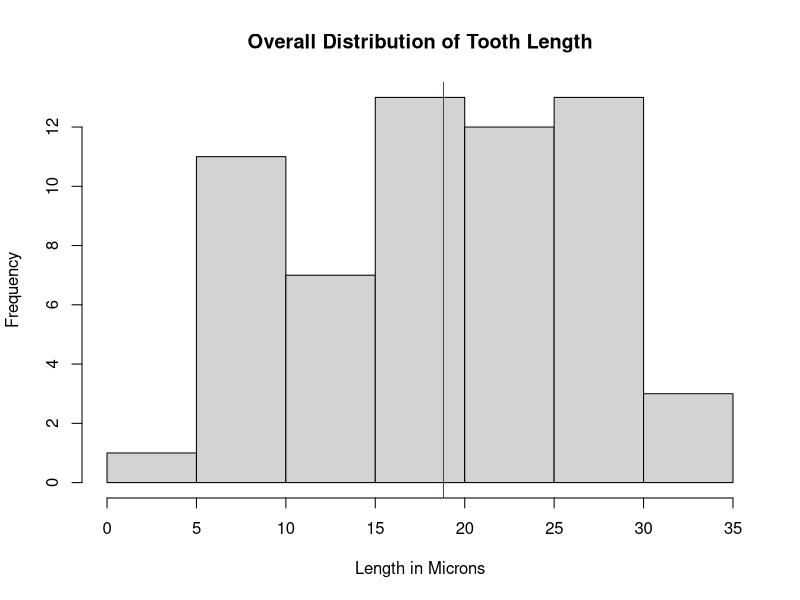

Write the R code that produced this figure.
## ---- chunk 1
library(dplyr)
library(ggplot2)
library(datasets)
data(ToothGrowth)
## ---- chunk 2
dim(ToothGrowth)
ToothGrowth[!complete.cases(ToothGrowth)]
head(ToothGrowth)
View(ToothGrowth)
lenrange <- range(ToothGrowth$len)
str(ToothGrowth)
summary(ToothGrowth$len)
## ---- chunk 3
lenave <- mean(ToothGrowth$len)
hist(ToothGrowth$len, main = "Overall Distribution of Tooth Length", xlab = "Length in Microns")
abline(v = lenave , col = "red")
nrow(subset(ToothGrowth, supp == "OJ"))
nrow(subset(ToothGrowth, supp == "VC"))
unique(ToothGrowth$dose)
nrow(subset(ToothGrowth, dose == 0.5))
nrow(subset(ToothGrowth, dose == 1.0))
nrow(subset(ToothGrowth, dose == 2.0))
## ---- chunk 4
growthBySupp <- summarize(group_by(ToothGrowth, supp), mean(len), sd(len))
colnames(growthBySupp) <- c("supp", "meanlen", "sdlen")
growthByDose <- summarize(group_by(ToothGrowth, dose), mean(len), sd(len))
colnames(growthByDose) <- c("supp", "meanlen", "sdlen")
## ---- chunk 5
(growthBySupp[1,2] - growthBySupp[2,2]) + c(-1,1) * qt(.975, 58) * (growthBySupp[1,3]^2/30 + growthBySupp[2,3]^2/30)^.5
